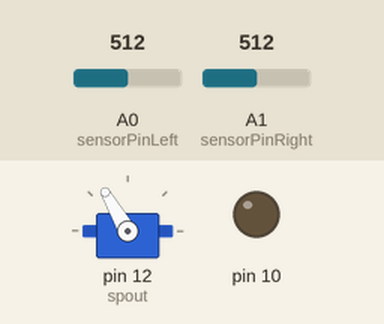
This sketch was run on a simulated Arduino Uno, built with avr-gcc and run on an emulated ATmega328P. Parts: servo, output pins drawn as LEDs (lit = HIGH). Inputs (shaded band) come from the test bench; at power-on: A0 (sensorPinLeft) = 512, A1 (sensorPinRight) = 512. What the sketch prints to the serial monitor is not drawn.

Above: at 0.1 s.
At 1.1 s:
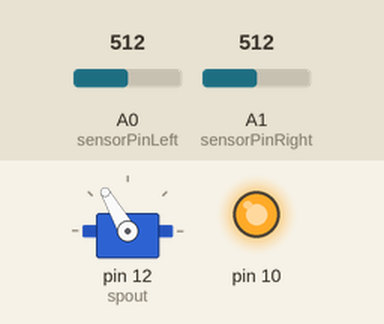
At 5.0 s:
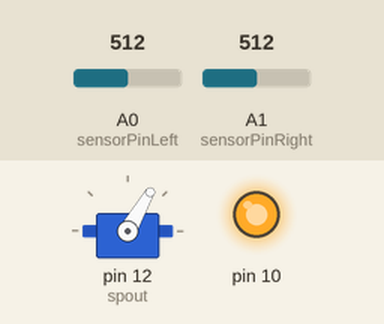
At 7.8 s:
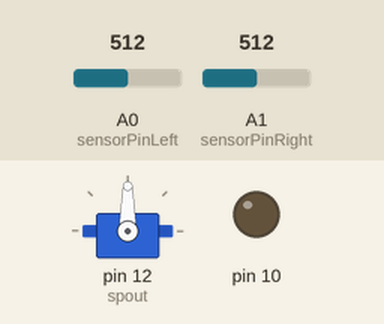
Timing chart, 0 to 9.3 s (numbered marks = the images above):
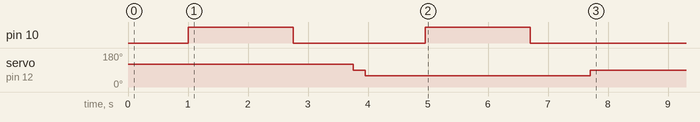

Measured:
- by itself, pin 10: alternates HIGH for 1.8 s and LOW for 2.2 s, 4 changes in all, then stays LOW
- by itself, servo on pin 12 (spout): 120° → 90° at 3.8 s, → 60° 0.20 s later, → 90° 3.8 s later

The sketch:

ShotBot.ino
```cpp
#include <Servo.h>

Servo spout;

const int sensorPinLeft = A0; //pin A0 to read analog input
const int sensorPinRight = A1;
boolean rightState;
boolean leftState;


//Variables:

int valueLeft; //save analog value
int valueRight;


void setup(){
  Serial.begin(9600);       //Begin serial communication

  spout.attach(12);
  spout.write(90);
  pinMode(10, OUTPUT);

  rightState = false;
  leftState = false;
}

boolean getStateRight(){
  valueRight = analogRead(sensorPinRight);       //Read and save analog value from potentiometer
  if(valueRight > 70){
    return true;
  }
  return false;
}

boolean getStateLeft(){
  valueLeft = analogRead(sensorPinLeft);
  if(valueLeft > 70){
    return true;
  }
  return false;
}


void loop(){
  Serial.println(analogRead(sensorPinRight));               //Print value
  Serial.print(" ");
  Serial.print(analogRead(sensorPinLeft));               //Print value

  if(getStateRight() != rightState){                     //if there is a change in state
    if(getStateRight() == true){
      spout.write(120);
      delay(1000);
      /*
      int temp1 = analogRead(sensorPinRight);
      digitalWrite(10, HIGH);
      while(true){
        int temp2 = analogRead(sensorPinRight);
        int difference = temp2 - temp1;
        if(difference > 90){
          digitalWrite(10, LOW);
          break;
        }
        delay(10);
      }
      */

      digitalWrite(10, HIGH);
      delay(1750);
      digitalWrite(10, LOW);

      delay(1000);
      spout.write(90);
      rightState = getStateRight();
    }
    else{
      spout.write(90);
      rightState = getStateRight();
    }
  }
  delay(200);
  if(getStateLeft() != leftState){                     //if there is a change in state
    if(getStateLeft() == true){
      spout.write(60);
      delay(1000);
      /*
      int temp3 = analogRead(sensorPinLeft);
      digitalWrite(10, HIGH);
      while(true){
        int temp4 = analogRead(sensorPinLeft);
        int difference = temp3 - temp4;
        if(difference > 90){
          digitalWrite(10, LOW);
          break;
        }
        delay(10);
      }
      */

      digitalWrite(10, HIGH);
      delay(1750);
      digitalWrite(10, LOW);
      delay(1000);

      spout.write(90);
      leftState = getStateLeft();
    }
    else{
      spout.write(90);
      leftState = getStateLeft();
    }
  }


  delay(200);                          //Small delay
}
```
